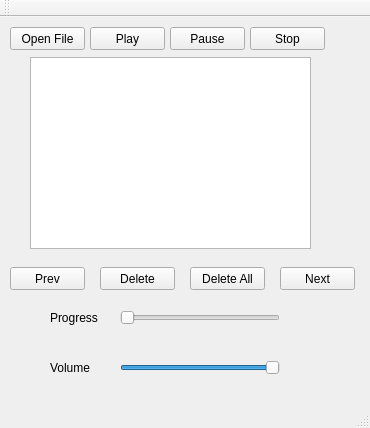
<?xml version="1.0" encoding="UTF-8"?>
<ui version="4.0">
 <class>MainWindow</class>
 <widget class="QMainWindow" name="MainWindow">
  <property name="geometry">
   <rect>
    <x>0</x>
    <y>0</y>
    <width>370</width>
    <height>428</height>
   </rect>
  </property>
  <property name="windowTitle">
   <string>MainWindow</string>
  </property>
  <widget class="QWidget" name="centralWidget">
   <widget class="QLabel" name="label">
    <property name="geometry">
     <rect>
      <x>50</x>
      <y>290</y>
      <width>61</width>
      <height>21</height>
     </rect>
    </property>
    <property name="text">
     <string>Progress</string>
    </property>
   </widget>
   <widget class="QLabel" name="label_2">
    <property name="geometry">
     <rect>
      <x>50</x>
      <y>340</y>
      <width>51</width>
      <height>21</height>
     </rect>
    </property>
    <property name="text">
     <string>Volume</string>
    </property>
   </widget>
   <widget class="QSlider" name="sliderProgress">
    <property name="geometry">
     <rect>
      <x>120</x>
      <y>290</y>
      <width>160</width>
      <height>22</height>
     </rect>
    </property>
    <property name="orientation">
     <enum>Qt::Horizontal</enum>
    </property>
   </widget>
   <widget class="QSlider" name="sliderVolume">
    <property name="geometry">
     <rect>
      <x>120</x>
      <y>340</y>
      <width>160</width>
      <height>22</height>
     </rect>
    </property>
    <property name="value">
     <number>99</number>
    </property>
    <property name="orientation">
     <enum>Qt::Horizontal</enum>
    </property>
   </widget>
   <widget class="QPushButton" name="pushButton">
    <property name="geometry">
     <rect>
      <x>10</x>
      <y>10</y>
      <width>75</width>
      <height>23</height>
     </rect>
    </property>
    <property name="text">
     <string>Open File</string>
    </property>
   </widget>
   <widget class="QPushButton" name="pushButton_2">
    <property name="geometry">
     <rect>
      <x>90</x>
      <y>10</y>
      <width>75</width>
      <height>23</height>
     </rect>
    </property>
    <property name="text">
     <string>Play</string>
    </property>
   </widget>
   <widget class="QPushButton" name="pushButton_3">
    <property name="geometry">
     <rect>
      <x>170</x>
      <y>10</y>
      <width>75</width>
      <height>23</height>
     </rect>
    </property>
    <property name="text">
     <string>Pause</string>
    </property>
   </widget>
   <widget class="QPushButton" name="pushButton_4">
    <property name="geometry">
     <rect>
      <x>250</x>
      <y>10</y>
      <width>75</width>
      <height>23</height>
     </rect>
    </property>
    <property name="text">
     <string>Stop</string>
    </property>
   </widget>
   <widget class="QListWidget" name="listWidget">
    <property name="geometry">
     <rect>
      <x>30</x>
      <y>40</y>
      <width>281</width>
      <height>192</height>
     </rect>
    </property>
   </widget>
   <widget class="QPushButton" name="pushButton_5">
    <property name="geometry">
     <rect>
      <x>10</x>
      <y>250</y>
      <width>75</width>
      <height>23</height>
     </rect>
    </property>
    <property name="text">
     <string>Prev</string>
    </property>
   </widget>
   <widget class="QPushButton" name="pushButton_6">
    <property name="geometry">
     <rect>
      <x>280</x>
      <y>250</y>
      <width>75</width>
      <height>23</height>
     </rect>
    </property>
    <property name="text">
     <string>Next</string>
    </property>
   </widget>
   <widget class="QPushButton" name="pushButton_7">
    <property name="geometry">
     <rect>
      <x>100</x>
      <y>250</y>
      <width>75</width>
      <height>23</height>
     </rect>
    </property>
    <property name="text">
     <string>Delete</string>
    </property>
   </widget>
   <widget class="QPushButton" name="pushButton_8">
    <property name="geometry">
     <rect>
      <x>190</x>
      <y>250</y>
      <width>75</width>
      <height>23</height>
     </rect>
    </property>
    <property name="text">
     <string>Delete All</string>
    </property>
   </widget>
  </widget>
  <widget class="QMenuBar" name="menuBar">
   <property name="geometry">
    <rect>
     <x>0</x>
     <y>0</y>
     <width>370</width>
     <height>21</height>
    </rect>
   </property>
  </widget>
  <widget class="QToolBar" name="mainToolBar">
   <attribute name="toolBarArea">
    <enum>TopToolBarArea</enum>
   </attribute>
   <attribute name="toolBarBreak">
    <bool>false</bool>
   </attribute>
  </widget>
  <widget class="QStatusBar" name="statusBar"/>
 </widget>
 <layoutdefault spacing="6" margin="11"/>
 <resources/>
 <connections/>
</ui>
